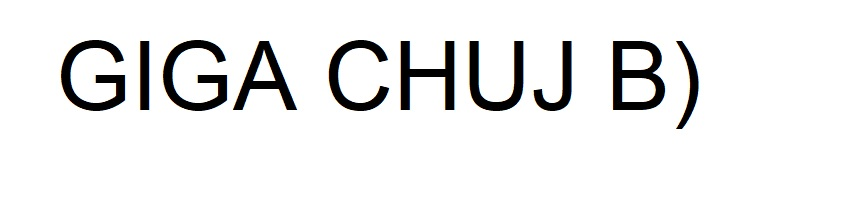
%> input picture dzialajace/ocr/TEST.jpg, 862 x 216 px
$ octave testowanie_modeli2.m   (GNU Octave 9; MATLAB toolbox functions it lacks are replaced by stand-ins)
%> lines starting %> are read from the running program, lines starting %| are printed output that depends on the picture; in (x1, y1, x2, y2) boxes, pixels count from 0 and x2, y2 are one past the last pixel; in counts of white or black regions, pixels touching at a corner belong together; the program's own positions count from 1
clear; clc;
dict = ['a';'b'; 'c'; 'd'; 'e'; 'f'; 'g'; 'h'; 'i'; 'j'; 'k'; 'l'; 'm'; 'n'; 'o'; 'p'; 'q'; 'r'; 's'; 't'; 'u'; 'v'; 'w'; 'x'; 'y'; 'z'];
load ocr_final_LBP;
nn = ocr_final_LBP;
img = double(imread('TEST.jpg'))/255;
[rows, columns, channels] = size(img);
%> rows = 216; columns = 862; channels = 3
test = img(:,:,1);
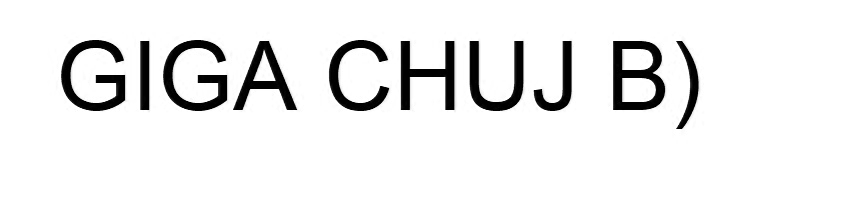
%> test: size 216x862 double; min 0, max 1, mean 0.929
test = ~imbinarize(test, 0.8);
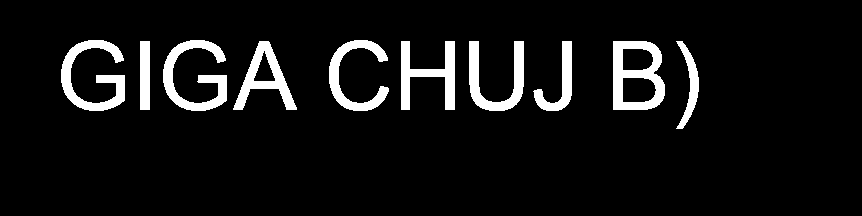
%> test: size 216x862 logical; 7.5% white; 10 white regions

l = bwlabel(test);
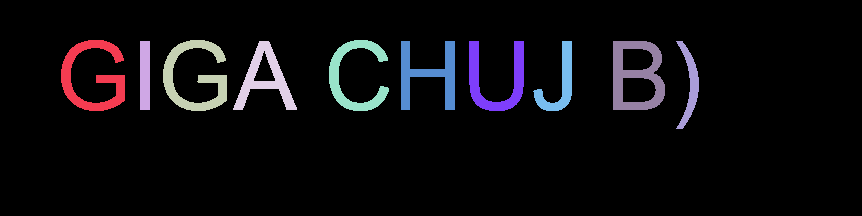
%> l: size 216x862 double; 11 distinct labels, from 0 to 10; one colour per label, 0 black
test_w=[];
a = regionprops(test, 'all');
%> a = 10 regions; largest, box (x1, y1, x2, y2), Area, Centroid, MajorAxisLength, MinorAxisLength and Eccentricity: (613, 41, 665, 110) 1971 [636.8 76.2] 85.21 65.91 0.634, (163, 40, 227, 111) 1786 [196.2 77.1] 89.27 79.51 0.455, (61, 40, 125, 111) 1785 [94.2 77.1] 89.35 79.49 0.457
for i = 1:length(a)
    tmp_img = ones(300, 300, channels);
    binary_image = a(i).Image;
    binary_image = padarray(binary_image, 0);
    binary_image = imresize(binary_image, [300, 300]);
    binary_image = tmp_img.*binary_image;
%     imshow(binary_image);
%> (the run ends here)
